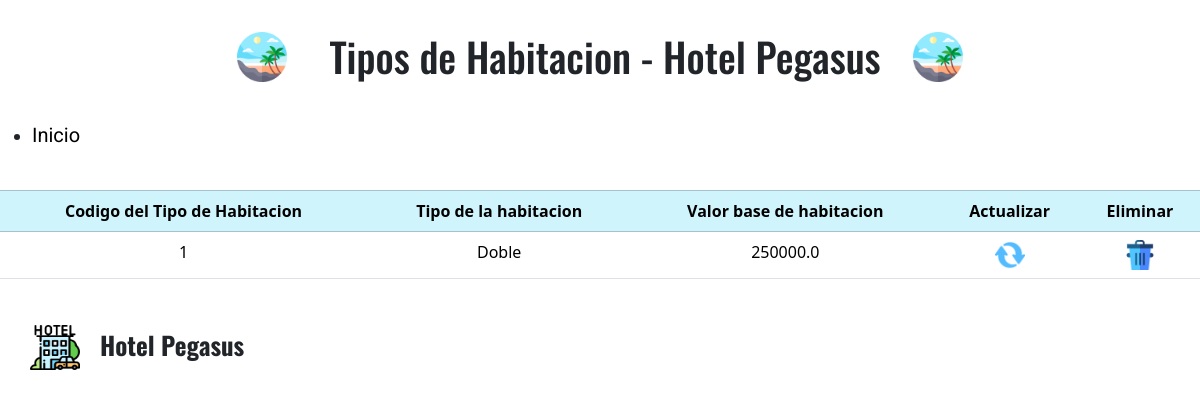
Screenshot of /habitaciones/verTipoHabitacion with the database file from the repository.
### habitacionesGestion/models.py (models this page shows)
class tb_tipoHabitacion(models.Model):
    codigo_tpH = models.IntegerField(primary_key=True,default=0, verbose_name='Codigo del tipo de habitacion')
    tipo_tpH = models.CharField(max_length=70,verbose_name='Tipo de habitacion')
    valorBase_tpH = models.FloatField(verbose_name='Valor base del tipo de habitacion')

### habitacionesGestion/views.py (the view)
# urls.py: path('verTipoHabitacion',verTipoHabitacion,name='verTipoHabitacion'),
def verTipoHabitacion(request):
    tipoHabitacion = tb_tipoHabitacion.objects.all()
    context = {
        'tipoHabitacion' : tipoHabitacion
    }
    return render(request, 'mostrarTipoHabitacion.html', context)

### templates/mostrarTipoHabitacion.html (shortened to what this page needs)
{% load static %}
<!DOCTYPE html>
<html lang="es">
<head>
    <link href="https://cdn.jsdelivr.net/npm/bootstrap@5.3.2/dist/css/bootstrap.min.css" rel="stylesheet">
    <link rel="stylesheet" href="{% static 'css/verUsuarios.css' %}">
</head>
<body>
    <header>
        <div class="logoIzquierdo">
            <img src="{% static 'img/playa.png' %}" alt="logoIzquierda">
        </div>
        <h1 class="tituloEncabezado">Tipos de Habitacion - Hotel Pegasus</h1>
        <div class="logoIzquierdo">
            <img src="{% static 'img/playa.png' %}" alt="logoIzquierda">
        </div>
    </header>
    <ul>
        <li>
            <a href="{% url 'inicioHabitaciones' %}">Inicio</a>
        </li>
    </ul>
    <table class="table">
        <br>
        <thead class="table-info table-bordered">
                <tr>
                    <th scope='col'>Codigo del Tipo de Habitacion</th>
                    <th scope='col'>Tipo de la habitacion</th>
                    <th scope='col'>Valor base de habitacion</th>
                    <th scope='col'>Actualizar</th>
                    <th scope='col'>Eliminar</th>
                </tr>
            {% for i in tipoHabitacion%}
            </thead>
                <tr>
                    <td>{{i.codigo_tpH}}</td>
                    <td>{{i.tipo_tpH}}</td>
                    <td>{{i.valorBase_tpH}}</td>
                    <td>
                        <a href="actualizaTipoHabitacion/{{i.codigo_tpH}}"><img src="{% static "img/actualizar.png" %}" alt="imagenActualizar" width="30px" ></a>
                    </td>
                    <td>
                        <a href="eliminarTipoHabitacion/{{i.codigo_tpH}}"><img src="{% static "img/eliminar.png"%}" alt="imagenEliminar" width='30px'></a>
                    </td>
                </tr>
            {% endfor %}
    </table>
    <footer>
        <div class="contenedorFooter">
            <img src="{% static 'img/hotel.png' %}" alt="hotelIcono">
            <h3>Hotel Pegasus</h3>
        </div>
    </footer>
</body>
</html>

### crudProyecto/static/css/verUsuarios.css (style rules this page uses)
h1 { font-size: 2.5rem; font-family: 'Oswald', sans-serif; }
header { display: flex; justify-content: center; height: 120px; }
header .tituloEncabezado { align-self: center; margin-left: 10px; }
header .logoIzquierdo { width: -100%; padding: 32px; }
.logoIzquierdo img { width: 50px; height: 50px; }
li a { color: black; text-decoration: none; font-size: 20px; font-family: 'Roboto', sans-serif; }
th { text-align:center; }
td { padding-top: 10px; text-align: center; }
footer .contenedorFooter { width: 100%; display: flex; justify-content: start; padding: 30px; }
.contenedorFooter img { width: 50px; height: 45px; }
.contenedorFooter h3 { margin-left: 20px; font-family: 'Oswald', sans-serif; font-weight: bold; font-size: 25px; margin-top: 5px; }

### rows the page displays
tb_tipoHabitacion: codigo_tpH "1", tipo_tpH "Doble", valorBase_tpH "250000.0"
